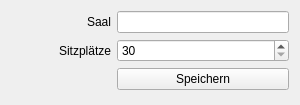
<?xml version="1.0" encoding="UTF-8"?>
<ui version="4.0">
 <class>AddCinemaForm</class>
 <widget class="QWidget" name="AddCinemaForm">
  <property name="geometry">
   <rect>
    <x>0</x>
    <y>0</y>
    <width>300</width>
    <height>105</height>
   </rect>
  </property>
  <property name="windowTitle">
   <string>Form</string>
  </property>
  <layout class="QHBoxLayout" name="horizontalLayout">
   <item>
    <layout class="QFormLayout" name="formLayout">
     <item row="0" column="0">
      <widget class="QLabel" name="saalLabel">
       <property name="minimumSize">
        <size>
         <width>100</width>
         <height>0</height>
        </size>
       </property>
       <property name="text">
        <string>Saal</string>
       </property>
       <property name="alignment">
        <set>Qt::AlignmentFlag::AlignRight|Qt::AlignmentFlag::AlignTrailing|Qt::AlignmentFlag::AlignVCenter</set>
       </property>
      </widget>
     </item>
     <item row="0" column="1">
      <widget class="QLineEdit" name="saalLineEdit"/>
     </item>
     <item row="1" column="0">
      <widget class="QLabel" name="sitzplTzeLabel">
       <property name="minimumSize">
        <size>
         <width>100</width>
         <height>0</height>
        </size>
       </property>
       <property name="text">
        <string>Sitzplätze</string>
       </property>
       <property name="alignment">
        <set>Qt::AlignmentFlag::AlignRight|Qt::AlignmentFlag::AlignTrailing|Qt::AlignmentFlag::AlignVCenter</set>
       </property>
      </widget>
     </item>
     <item row="1" column="1">
      <widget class="QSpinBox" name="sitzplTzeSpinBox">
       <property name="minimum">
        <number>30</number>
       </property>
      </widget>
     </item>
     <item row="2" column="1">
      <widget class="QPushButton" name="btnSave">
       <property name="text">
        <string>Speichern</string>
       </property>
      </widget>
     </item>
    </layout>
   </item>
  </layout>
 </widget>
 <resources/>
 <connections/>
</ui>
